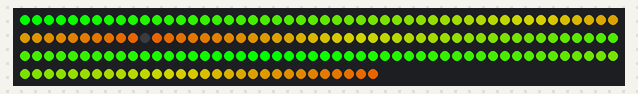
Recording of a sketch running on a simulated Arduino Uno, built with avr-gcc and run on an emulated ATmega328P. Shown: 180 RGB LEDs in strip order, left to right, continuing on the next row. Random numbers use the default seed unless the sketch sets one.

Above: at 0.02 s.
At 1.85 s:
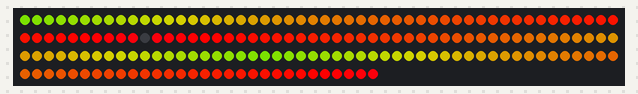
At 3.68 s:
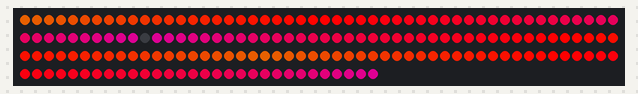
At 7.46 s:
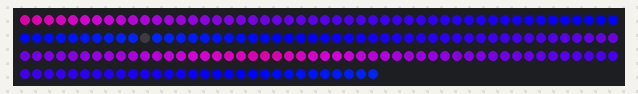
At 11.12 s:
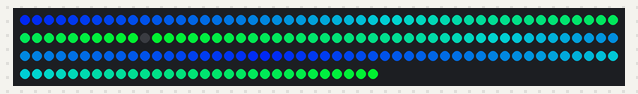
At 14.9 s:
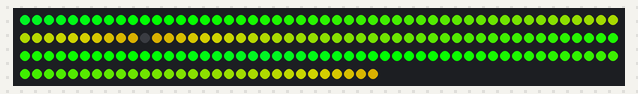

The sketch:

rgb_leds.ino
```cpp
#include <Adafruit_NeoPixel.h>

#define PIN 6
#define COUNT_PER_ROW 60
#define STRIP_COUNT 3
const uint16_t LED_COUNT = COUNT_PER_ROW * STRIP_COUNT;


uint8_t red = 1;
uint8_t green = 1;
uint8_t blue = 1;

uint8_t randomRed = 1;
uint8_t randomBlue = 1;
uint8_t randomGreen = 1;

const uint16_t MAX_DELAY = 50;
const uint16_t MIN_DELAY = 5;

const uint32_t MAX_WHEEL_CYLE = 5;
const uint32_t MIN_WHEEL_CYLE = 0;
uint16_t currentWheelCycle = 1;
uint8_t currentWheelDirection = 1;

uint16_t currentDelay = MIN_DELAY;
int8_t currentDelayDirection = 5;

//TODO: switch this on and off with user input
bool syncAcrossAll = true;

//for now, assume we'll hook it up in a sane configuration where every alternate row is reversed
bool alternateRowsReversed = true;

//TODO: standardize usage of variable names
//TOOD: create custom typedef for strip color
//TODO: adjust brightness programatically with strip.setBrightness

// Parameter 1 = number of pixels in strip
// Parameter 2 = pin number (most are valid)
// Parameter 3 = pixel type flags, add together as needed:
//   NEO_RGB     Pixels are wired for RGB bitstream
//   NEO_GRB     Pixels are wired for GRB bitstream
//   NEO_KHZ400  400 KHz bitstream (e.g. FLORA pixels)
//   NEO_KHZ800  800 KHz bitstream (e.g. High Density LED strip)
Adafruit_NeoPixel strip = Adafruit_NeoPixel(LED_COUNT, PIN, NEO_GRB + NEO_KHZ800);

void setup() {
  //Serial.begin(9600);
  strip.begin();
  strip.show(); // Initialize all pixels to 'off'
  //randomSeed(analogRead(0));
}

void loop() {
  // Some example procedures showing how to display to the pixels:
  //colorCycle(50);
  //rainbow(50);
  //fadeIntoColor(strip.Color(255, 0, 0), strip.Color(0,255,0), 20);
  rainbow(50);
//  colorWipeFromMiddle(strip.Color(255, 0, 0), 50); // Red
//  colorWipeFromMiddle(strip.Color(0, 255, 0), 50); // Green
//  colorWipeFromMiddle(strip.Color(255, 0, 255), 50); // Purple
//  colorWipeFromMiddle(strip.Color(0, 255, 255), 50); // Yellow
//  colorWipeFromMiddle(strip.Color(0, 0, 255), 50); // Blue

  //rainbow(20);
  //rainbowCycle(20);
  //rainbowCycleWithDirectionChange();


}

void colorCycle(uint8_t wait) {
  //for (uint16_t i=0; i < strip.numPixels(); i++) {
  for (uint16_t i=0; i < COUNT_PER_ROW; i++) {
    uint32_t color = strip.Color(red, green, blue);
    strip.setPixelColor(i, color);
    strip.show();
    incrementColors();
  }
  delay(wait);
}

void flicker(uint32_t c, uint8_t wait) {

}

void incrementColors() {
  red = (red + 1) % 255;
  green = (green + 3)  % 255;
  blue = (blue + 5) % 255;
}

void randomizeColors() {
  randomRed = random(0, 255);
  randomGreen = random(0, 255);
  randomBlue = random(0, 255);
}

void randomFreakout(uint8_t wait) {
  for (uint16_t i=0; i < strip.numPixels(); i++) {
    randomizeColors();
    uint32_t color = strip.Color(randomRed, randomGreen, randomBlue);
    setPixelColor(i, color, false);
    strip.show();
  }
  delay(wait);
}

//(strip.Color(127, 0, 0), 50); // Red
//colorWipe(strip.Color(, 127, 0), 50); // Green
//colorWipe(strip.Color(0, 0, 255), 50); // Blue
// Fill the dots one after the other with a color
void colorWipe(uint32_t c, uint8_t wait) {
  for(uint16_t i=0; i<strip.numPixels(); i++) {
      setPixelColor(i, c, true);
      strip.show();
      delay(wait);
  }
}

void colorWipeFromMiddle (uint32_t c, uint8_t wait) {
  uint8_t rowTotal = COUNT_PER_ROW;
  for(uint16_t i= 0; i < rowTotal / 2; i++) {
      setPixelColor(rowTotal / 2 - i, c, true);
      setPixelColor(rowTotal / 2 + 1 + i, c, true);
      strip.show();
      delay(wait);
  }
}

void fadeIntoColor(uint32_t startColor, uint32_t finishColor, uint8_t wait) {
  Serial.println(unpackRedValue(startColor));
  Serial.println(unpackGreenValue(startColor));
  Serial.println(unpackBlueValue(startColor));
  Serial.println(unpackRedValue(finishColor));
  Serial.println(unpackGreenValue(finishColor));
  Serial.println(unpackBlueValue(finishColor));
}

//rainbow(20);
void rainbow(uint8_t wait) {
  uint16_t i, j;
  uint32_t color;

  for(j=0; j<256; j++) {
    for(i=0; i < COUNT_PER_ROW; i++) {
      color = Wheel((i+j) & 255);
      setPixelColor(i, color, true);
    }
    strip.show();
    Serial.println(j);
    delay(wait);
  }
}

void setPixelColor(uint8_t i, uint32_t color, bool syncAcrossAll) {
  if (syncAcrossAll) {
    setNthPixelOfEachRowToColor(i,color);
  } else {
    strip.setPixelColor(i, color);
  }
}


// Slightly different, this makes the rainbow equally distributed throughout
void rainbowCycleWithDirectionChange() {
  uint16_t i, j;
  uint32_t color;

  for(j=0; j<256*5; j++) { // 5 cycles of all colors on wheel
    for(i=0; i< COUNT_PER_ROW; i++) {
      color = Wheel(((i * 256 / COUNT_PER_ROW) + j) & 255);
      setPixelColor(i, color, true);
    }
    strip.show();
    delay(5);
  }

  for(j=256 * 5; j > 0; j--) { // 5 cycles of all colors backwards
    for(i=strip.numPixels(); i > 0; i--) {
      color = Wheel(((i * 256 / COUNT_PER_ROW) + j) & 255);
      setPixelColor(i, color, true);
    }
    strip.show();
    delay(5);
  }
}

void changeDelay() {
  currentDelay += currentDelayDirection;
  if (currentDelay <= MIN_DELAY || currentDelay >= MAX_DELAY) {
    //reverse delay direction
    Serial.println("Reversing delay direction");
    currentDelayDirection *= -1;
  }
}

//rainbowCycle(20);
// Slightly different, this makes the rainbow equally distributed throughout
void rainbowCycle(uint8_t wait) {
  uint16_t i, j;
  uint32_t color;

  for(j=0; j<256*5; j++) { // 5 cycles of all colors on wheel
    for(i=0; i< COUNT_PER_ROW; i++) {
      //color = Wheel(((i * 256 / strip.numPixels()) + j) & 255);
      color = Wheel(((i * 256 / COUNT_PER_ROW) + j) & 255);
      setPixelColor(i ,color, true);
    }
    strip.show();
    delay(wait);
  }
}

// Input a value 0 to 255 to get a color value.
// The colours are a transition r - g - b - back to r.
uint32_t Wheel(byte WheelPos) {
  if(WheelPos < 85) {
   return strip.Color(WheelPos * 3, 255 - WheelPos * 3, 0);
  } else if(WheelPos < 170) {
   WheelPos -= 85;
   return strip.Color(255 - WheelPos * 3, 0, WheelPos * 3);
  } else {
   WheelPos -= 170;
   return strip.Color(0, WheelPos * 3, 255 - WheelPos * 3);
  }
}

void setNthPixelOfEachRowToColor(uint8_t n, uint32_t color) {
  for (uint16_t i = 0; i < STRIP_COUNT; i++) {
    uint16_t j;
    if (alternateRowsReversed && (i % 2 == 1))  {
      //we're on a reversed row
      j = ((i + 1) * COUNT_PER_ROW) - n; // 63 would become 117
    } else {
      j = (i * COUNT_PER_ROW) + n;
    }
    strip.setPixelColor(j, color);
  }
  return;
}

//working with shifted bits, so this is necessary to get a color from a combination of them
uint8_t unpackRedValue(uint32_t color) {
  return (uint8_t)(color >> 16);
}
uint8_t unpackGreenValue(uint32_t color) {
  return (uint8_t)(color >> 8);
}
uint8_t unpackBlueValue(uint32_t color) {
  return (uint8_t)(color);
}

// Input a value 0 to 255 to get a color value.
// The colours are a transition r - g - b - back to r.
uint32_t FastWheel(byte WheelPos) {
  if(WheelPos < 122) {
   return strip.Color(WheelPos * 2, 255 - WheelPos * 2, 0);
  } else {
   WheelPos -= 122;
   return strip.Color(0, WheelPos * 2, 255 - WheelPos * 2);
  }
}
```

Measured:
- by itself, everything shown: repeats every 15.6 s, in 256 steps
